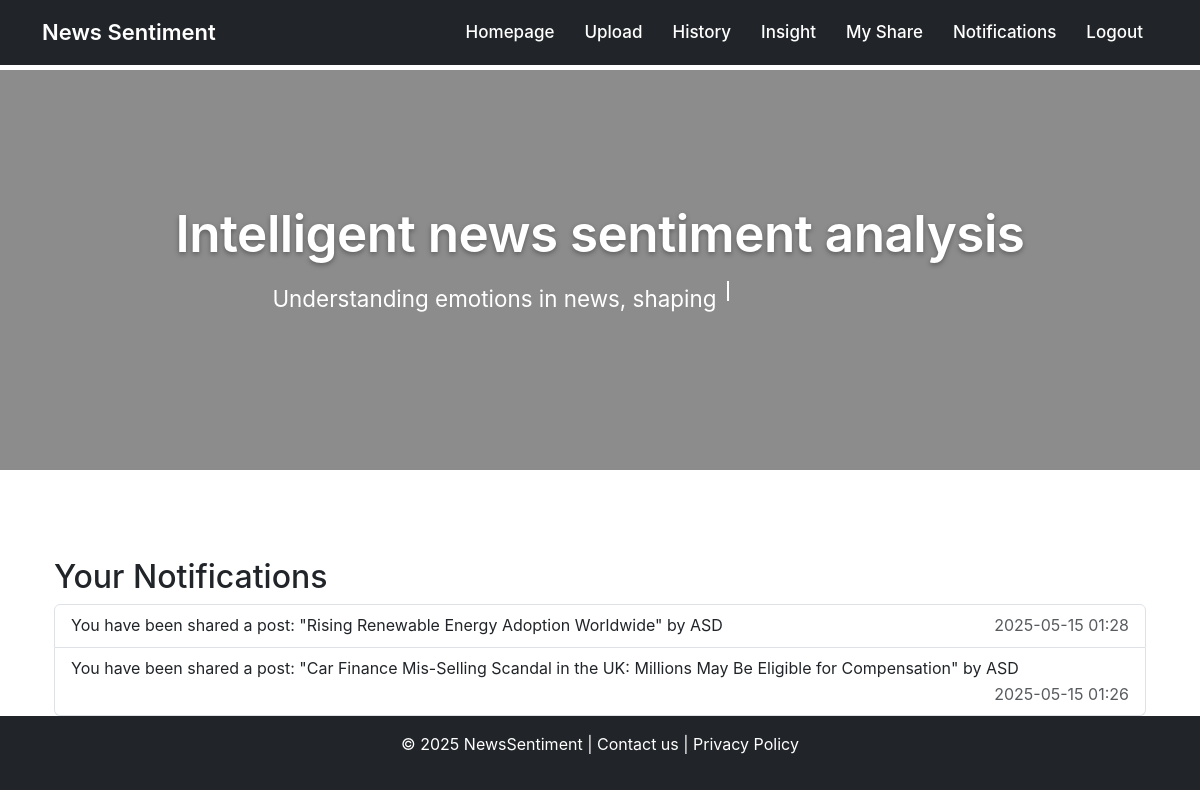
Page /notifications/notifications (signed in) on the earlier database version.
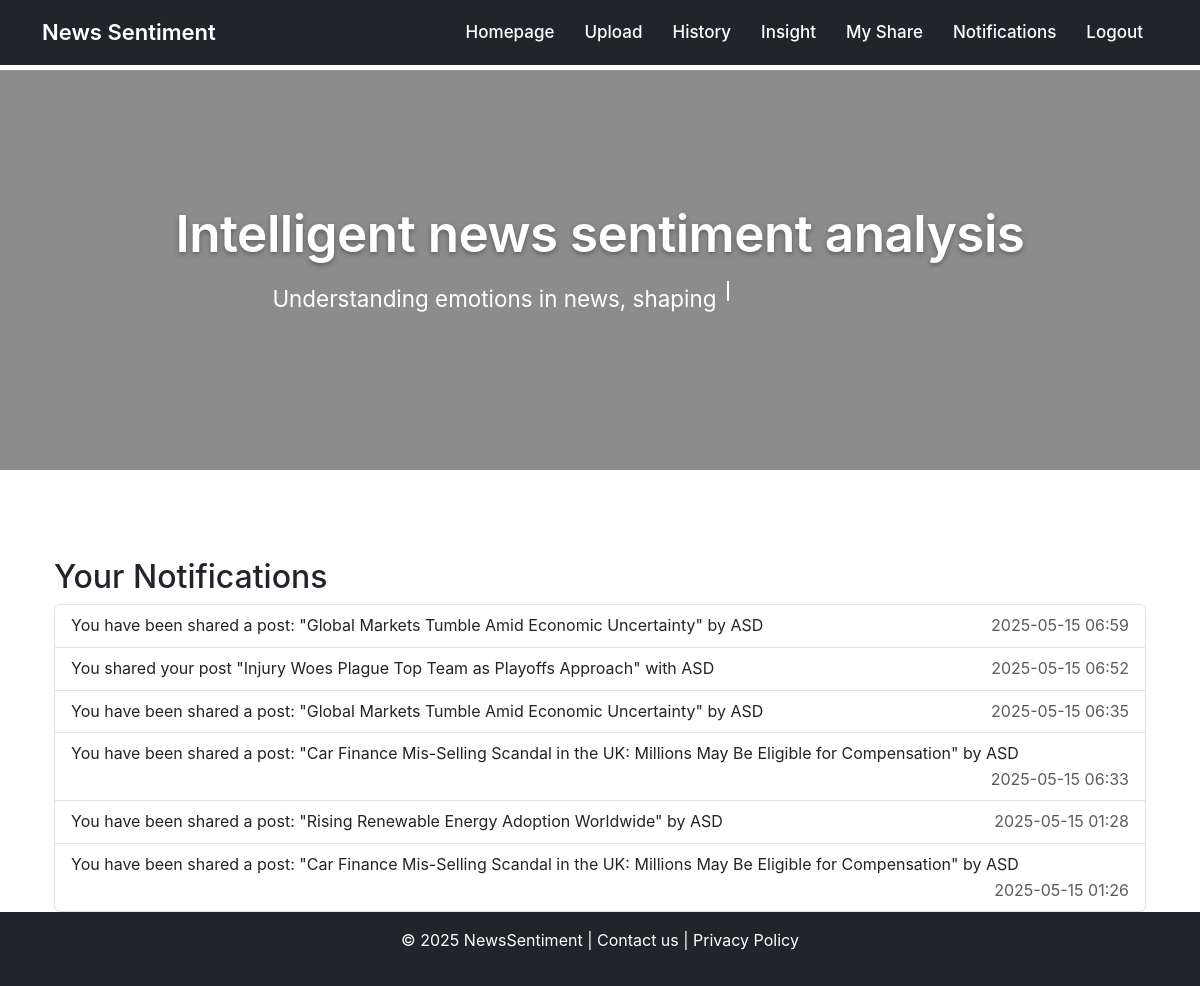
Same page on the later database version.
### app/models.py (models this page shows, shortened)
class Notification(db.Model):
    id = db.Column(db.Integer, primary_key=True)
    user_id = db.Column(db.Integer, db.ForeignKey('user.id'), index=True)
    message = db.Column(db.String(256))
    timestamp = db.Column(db.DateTime, default=datetime.utcnow)
    is_read = db.Column(db.Boolean, default=False)
    user = db.relationship('User', backref='notifications')

### app/routes/notification_routes.py (the view)
@notify_bp.route("/notifications")
@login_required
def notifications():
    notifications = Notification.query.filter_by(user_id=current_user.id).order_by(Notification.timestamp.desc()).all()
    return render_template("notifications.html", notifications=notifications)

### app/models.py (called while the page is built)
@login.user_loader
def load_user(id):
    return db.session.get(User, int(id))

### app/templates/notifications.html (shortened to what this page needs)
{% extends "base.html" %}
{% block content %}
<div class="container mt-5">
    <h2>Your Notifications</h2>
    <ul class="list-group">
        {% for notif in notifications %}
        <li class="list-group-item{% if not notif.is_read %} list-group-item-info{% endif %}">
            {{ notif.message }} <span class="text-muted float-end">{{ notif.timestamp.strftime('%Y-%m-%d %H:%M')
                }}</span>
        </li>
        {% else %}
        <li class="list-group-item">No notifications.</li>
        {% endfor %}
    </ul>
</div>
{% endblock %}

### app/templates/base.html (shortened to what this page needs)
<!doctype html>
<html lang="en">
<head>
    <link href="https://cdn.jsdelivr.net/npm/bootstrap@5.3.2/dist/css/bootstrap.min.css" rel="stylesheet">
    <link rel="stylesheet" href="{{ url_for('static', filename='css/homepage.css') }}">
<body>
    <nav class="navbar navbar-expand-lg navbar-dark bg-dark fixed-top">
        <div class="container">
            <a class="navbar-brand text-white" href="{{ url_for('main.index') }}">News Sentiment</a>
            <div class="collapse navbar-collapse" id="navbarNav">
                <ul class="navbar-nav ms-auto">
                    <li class="nav-item">
                        <a class="nav-link text-white" href="{{ url_for('main.index') }}">Homepage</a>
                    </li>
                    {% if current_user.is_authenticated %}
                    <li class="nav-item">
                        <a class="nav-link text-white" href="{{ url_for('upload.upload') }}">Upload</a>
                    </li>
                    <li class="nav-item">
                        <a class="nav-link text-white" href="{{ url_for('history.history') }}">History</a>
                    </li>
                    <li class="nav-item">
                        <a class="nav-link text-white"
                            href="{{ url_for('user.user_profile', username=current_user.username) }}">Insight</a>
                    </li>
                    <li class="nav-item">
                        <a class="nav-link text-white" href="{{ url_for('share.share') }}">My Share</a>
                    </li>
                    <li class="nav-item position-relative">
                        <a class="nav-link text-white" href="{{ url_for('notify.notifications') }}">
                            Notifications
                            {% set unread_count = current_user.notifications|selectattr('is_read', 'equalto',
                            False)|list|length %}
                        </a>
                    </li>
                    <li class="nav-item">
                        <a class="nav-link text-white" href="{{ url_for('auth.logout') }}">Logout</a>
                    </li>
                    {% endif %}
                </ul>
            </div>
        </div>
    </nav>
    <section class="hero-section">
        <div class="hero-overlay">
            <div class="hero-content">
                <h1>Intelligent news sentiment analysis</h1>
                <p id="typing-text" class="mt-3 text-white" style="min-height: 40px;">
                    <span id="cursor">&nbsp;</span>
                </p>
            </div>
        </div>
    </section>
    <div class="container mt-4">
        {% block content %}{% endblock %}
    </div>
    {% block footer %}
    <footer class="bg-dark text-white text-center p-3">
        <p>© 2025 NewsSentiment | Contact us | Privacy Policy</p>
    </footer>
    {% endblock %}
</body>
</html>

### app/static/css/homepage.css (style rules this page uses)
body { font-family: -apple-system, BlinkMacSystemFont, 'Segoe UI', Roboto, Helvetica, Arial, sans-serif, 'Apple Color Emoji', 'Segoe UI Emoji', 'Segoe UI Symbol'; margin: 0; -webkit-font-smoothing: antialiased; -moz-osx-font-smoothing: grayscale; line-height: 1.6; background-image: url('../images/background.jpg'); background-attachment: fixed; background-size: cover; background-position: center center; background-repeat: no-repeat; padding-top: 70px; min-height: 100vh; display: flex; flex-direction: column; }
a { color: #007aff; text-decoration: none; transition: color 0.25s ease; }
.navbar.fixed-top { padding: 10px 25px; font-family: -apple-system, BlinkMacSystemFont, 'Segoe UI', Roboto, Helvetica, Arial, sans-serif; backdrop-filter: blur(8px); -webkit-backdrop-filter: blur(8px); }
.navbar.fixed-top .navbar-brand { font-size: 22px; font-weight: 600; transition: color 0.3s ease, transform 0.3s ease; }
.navbar.fixed-top .nav-item .nav-link { font-size: 17px; font-weight: 500; position: relative; padding: 8px 15px; transition: color 0.25s ease, background-color 0.25s ease; border-radius: 6px; }
.hero-section { width: 100%; height: 50vh; display: flex; align-items: center; justify-content: center; position: relative; overflow: hidden; color: white; }
.hero-overlay { position: absolute; top: 0; left: 0; width: 100%; height: 100%; background: rgba(0, 0, 0, 0.45); display: flex; align-items: center; justify-content: center; }
.hero-content { text-align: center; padding: 20px; opacity: 0; transform: translateY(20px); animation: fadeInSlideUp 1s 0.3s ease-out forwards; }
.hero-content h1 { font-size: 3.2em; font-weight: 600; letter-spacing: -0.5px; text-shadow: 0 2px 5px rgba(0,0,0,0.35); }
.hero-content p { font-size: 1.4em; margin-top: 20px; font-weight: 400; max-width: 650px; line-height: 1.65; }
#cursor { display: inline-block; width: 2px; height: 0.9em; background-color: white; animation: blink 1s steps(1, end) infinite; margin-left: 4px; vertical-align: baseline; }

Differences in the rows shown:
added Notification: message "You have been shared a post: \"Global Markets Tumble Amid Economic Uncertainty\" by ASD", timestamp "2025-05-15 06:59"
added Notification: message "You shared your post \"Injury Woes Plague Top Team as Playoffs Approach\" with ASD", timestamp "2025-05-15 06:52"
added Notification: message "You have been shared a post: \"Global Markets Tumble Amid Economic Uncertainty\" by ASD", timestamp "2025-05-15 06:35"
added Notification: message "You have been shared a post: \"Car Finance Mis-Selling Scandal in the UK: Millions May Be Eligible for Compensation\" by ASD", timestamp "2025-05-15 06:33"
